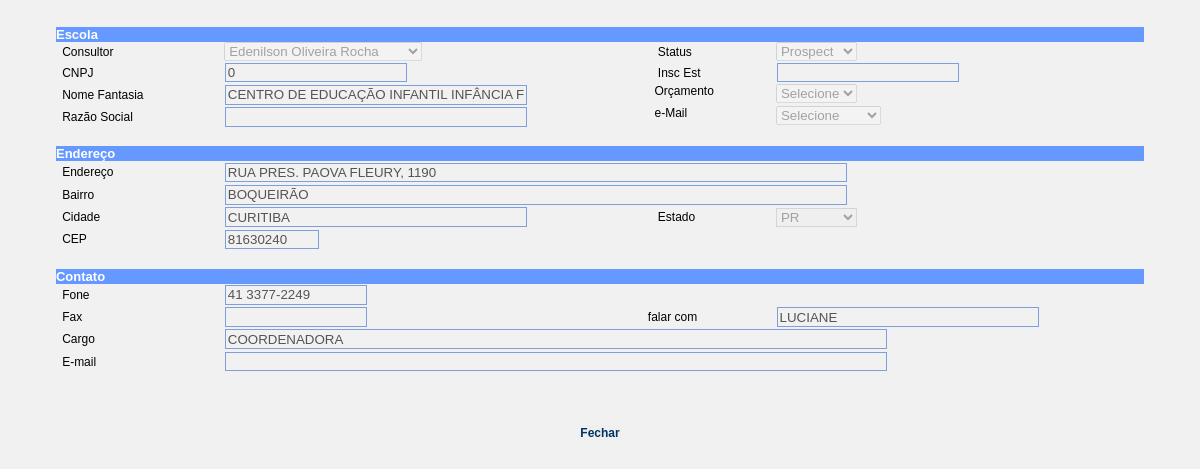
The app's page /ficha_escola.php?cod=145 (signed in), older data.
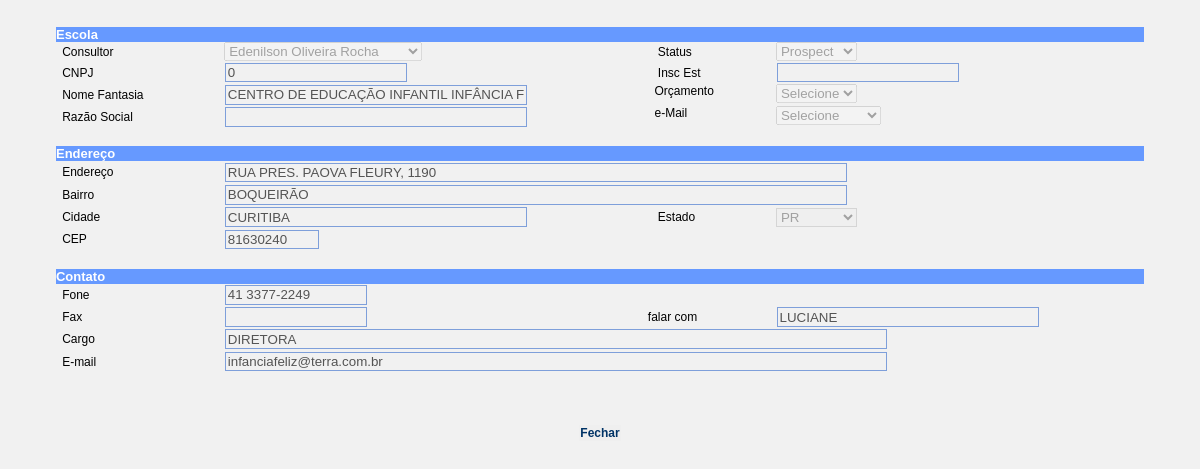
The same page, newer data.
### tables this page shows
CREATE TABLE `escola` (
  `idesc` int(10) unsigned NOT NULL auto_increment,
  `idpes` int(10) unsigned NOT NULL,
  `data_cadastro` date default NULL,
  `cnpj` decimal(14,0) default NULL,
  `insc_est` varchar(14) default NULL,
  `nome_fantasia` varchar(80) default NULL,
  `razao_social` varchar(80) default NULL,
  `endereco` varchar(80) default NULL,
  `bairro` varchar(40) default NULL,
  `cep` char(8) default NULL,
  `cidade` varchar(40) default NULL,
  `uf` char(2) default NULL,
  `fone` varchar(20) default NULL,
  `fax` varchar(20) default NULL,
  `falar_com` varchar(40) default NULL,
  `cargo` varchar(40) default NULL,
  `email` varchar(80) default NULL,
  `ensino_inf` char(1) default NULL,
  `ensino_inf_nr` int(10) unsigned default NULL,
  `ensino_fun1` char(1) default NULL,
  `ensino_fun1_nr` int(10) unsigned default NULL,
  `ensino_fun2` char(1) default NULL,
  `ensino_fun2_nr` int(10) unsigned default NULL,
  `ensino_med` char(1) default NULL,
  `ensino_med_nr` int(10) unsigned default NULL,
  `ensino_total` int(10) unsigned default NULL,
  `sistema` char(1) default NULL,
  `jogos` char(1) default NULL,
  `apm_representante` varchar(40) default NULL,
  `apm_telefone` varchar(20) default NULL,
  `acessa_internet` char(1) default NULL,
  `acessa_ineternet_out` varchar(40) default NULL,
  `env_pais` char(1) default NULL,
  `env_pais_outros` varchar(40) default NULL,
  `transporte` char(1) default NULL,
  `tranporte_outros` varchar(40) default NULL,
  `orcamento` char(1) NOT NULL default '',
  `email_tipo` char(1) NOT NULL default '',
  `status` char(1) NOT NULL default '',
  PRIMARY KEY  (`idesc`),
  KEY `idx_idpes` (`idpes`)
);

CREATE TABLE `pessoa` (
  `idpes` int(10) unsigned NOT NULL auto_increment,
  `nome` varchar(80) default NULL,
  PRIMARY KEY  (`idpes`)
);

### includes/populaCombo.inc.php (called while the page is built, shortened)
<?php
function populaCombo($tabela, $campo1, $campo2, $condicao, $ordem){
	$host="localhost";
	$username="educacional";
	$password="#educa";
	$database="educacional";
	$_res = array();
	$i = 0;
	$SQL = "SELECT " . $campo1 . "," . $campo2 . " FROM " . $tabela;
	if($ordem != ""){
		$SQL .= " ORDER BY " . $ordem;
	}
	$result=mysql_query($SQL);
	while($l = mysql_fetch_array($result)) {
		$_res[$i] = array();
		foreach($l as $campo => $valor) $_res[$i][strtolower($campo)] = $valor;
		$i++;
	}
	return $_res;
}
?>

### ficha_escola.php (the view, shortened to what the changed rows need)
<?
	require_once("includes/populaCombo.inc.php");
	$SQL = "SELECT * FROM escola WHERE idesc = " . $_GET["cod"];
	$result = mysql_query($SQL);
	$dados = mysql_fetch_array($result);
?>
<html>
<head>
<link href="css/tecnodata.css" rel="stylesheet" type="text/css">
<link href="tmt_validator/style.css" rel="stylesheet" type="text/css">
</head>
<body bgcolor="#FFFFFF" >
<form method="post" name="frmCad" id="frmCad" action="<? echo $_SERVER["PHP_SELF"]; ?>" >
			<center>
				<table border="0" width="95%" cellspacing="0" cellpadding="0">
					<tr>
      <td valign="top">
		<? $arrayUsuario = populaCombo("pessoa","idpes","nome","","nome"); ?>
		<select name="cbConsultor" disabled="disabled"/>
		<?
		for ($i = 0; $i < count($arrayUsuario); ++$i) {
		?>
		<option value="<? echo $arrayUsuario[$i][0]; ?>" <? if ($dados["idpes"]==$arrayUsuario[$i][0]){ echo "selected"; } ?>><? echo $arrayUsuario[$i][1]; ?></option>
		<?
		}
		?>
		</select>	  </td>
      <td valign="top">
	  <select name="cbStatus" id="cbStatus" disabled="disabled">
	      <option value="P" <? if ($dados["status"]=="P"){ echo "selected"; } ?>>Prospect</option>
      </select>      </td>
				  </tr>
<tr>
						<td><input name="txtCNPJ" type="text" id="txtCNPJ" value="<? echo $dados["cnpj"];?>" disabled="disabled"></td>
</tr>
    <tr>
      <td valign="top"><input name="txtNomfanta" type="text" class="required" id="txtNomfanta" size="35" disabled="disabled" value="<? echo $dados["nome_fantasia"];?>"/></td>
    </tr>
					<tr>
						<td colspan="3"><input name="txtEnd" type="text" class="required" id="txtEnd" value="<? echo $dados["endereco"];?>" size="75" disabled="disabled"/></td>
					</tr>
					<tr>
						<td colspan="3"><input name="txtBairro" type="text" class="required" id="txtBairro" value="<? echo $dados["bairro"];?>" size="75" disabled="disabled" /></td>
					</tr>
					<tr>
						<td><input name="txtCidade" disabled="disabled" type="text" class="required" id="txtCidade" value="<? echo $dados["cidade"];?>" size="35" /></td>
						<td align="left">
						<select name="cbUF" size="1" class="required" id="cbUF" disabled="disabled">
							<option value="PR"<? if ($dados["uf"]=="PR"){ echo "selected"; } ?>>PR</option>
						</select>							</td>
					</tr>
					<tr>
					    <td width="223"><input name="txtCEP" class="required" id="txtCEP" value="<? echo $dados["cep"];?>" size="9"  disabled="disabled" />
					        <font size="1" face="Verdana, Arial, Helvetica, sans-serif"></font></td>
				    <td align="left">					</tr>
					<tr>
						<td><input name="txtFone" class="required" id="txtFone" value="<? echo $dados["fone"];?>" size="15"  disabled="disabled" />						</td>
					</tr>
					<tr>
					  <td><input name="txtFalarCom" type="text" class="required" id="txtFalarCom" value="<? echo $dados["falar_com"];?>" size="30" maxlength="50" disabled="disabled" /></td>
					</tr>
					<tr>
						<td colspan="3"><input name="txtCargo" type="text" id="txtCargo" disabled="disabled" value="<? echo $dados["cargo"];?>" size="80"></td>
					</tr>
					<tr>
					  <td colspan="3"><input name="txtEmail" type="text" id="txtEmail" value="<? echo $dados["email"];?>" size="80" disabled="disabled"  /></td>
					</tr>
				</table>
				<br>
	</center>
		</form>
</body>
</html>

Row changes from the older to the newer data that the page shows:
changed escola "Prospect": txtCargo "COORDENADORA" → "DIRETORA"; txtEmail (not shown) → "infanciafeliz@terra.com.br"
